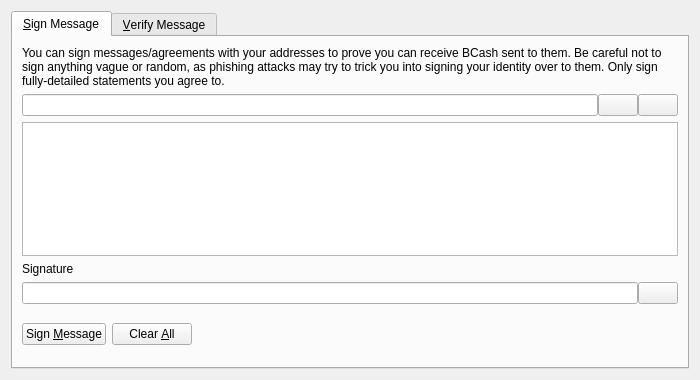
<?xml version="1.0" encoding="UTF-8"?>
<ui version="4.0">
 <class>SignVerifyMessageDialog</class>
 <widget class="QDialog" name="SignVerifyMessageDialog">
  <property name="geometry">
   <rect>
    <x>0</x>
    <y>0</y>
    <width>700</width>
    <height>380</height>
   </rect>
  </property>
  <property name="windowTitle">
   <string>Signatures - Sign / Verify a Message</string>
  </property>
  <property name="modal">
   <bool>true</bool>
  </property>
  <layout class="QVBoxLayout" name="verticalLayout">
   <item>
    <widget class="QTabWidget" name="tabWidget">
     <property name="currentIndex">
      <number>0</number>
     </property>
     <widget class="QWidget" name="tabSignMessage">
      <attribute name="title">
       <string>&amp;Sign Message</string>
      </attribute>
      <layout class="QVBoxLayout" name="verticalLayout_SM">
       <item>
        <widget class="QLabel" name="infoLabel_SM">
         <property name="text">
          <string>You can sign messages/agreements with your addresses to prove you can receive BCash sent to them. Be careful not to sign anything vague or random, as phishing attacks may try to trick you into signing your identity over to them. Only sign fully-detailed statements you agree to.</string>
         </property>
         <property name="textFormat">
          <enum>Qt::PlainText</enum>
         </property>
         <property name="wordWrap">
          <bool>true</bool>
         </property>
        </widget>
       </item>
       <item>
        <layout class="QHBoxLayout" name="horizontalLayout_1_SM">
         <property name="spacing">
          <number>0</number>
         </property>
         <item>
          <widget class="QValidatedLineEdit" name="addressIn_SM">
           <property name="toolTip">
            <string>The BCash address to sign the message with</string>
           </property>
          </widget>
         </item>
         <item>
          <widget class="QPushButton" name="addressBookButton_SM">
           <property name="toolTip">
            <string>Choose previously used address</string>
           </property>
           <property name="text">
            <string/>
           </property>
           <property name="shortcut">
            <string>Alt+A</string>
           </property>
           <property name="autoDefault">
            <bool>false</bool>
           </property>
          </widget>
         </item>
         <item>
          <widget class="QPushButton" name="pasteButton_SM">
           <property name="toolTip">
            <string>Paste address from clipboard</string>
           </property>
           <property name="text">
            <string/>
           </property>
           <property name="shortcut">
            <string>Alt+P</string>
           </property>
           <property name="autoDefault">
            <bool>false</bool>
           </property>
          </widget>
         </item>
        </layout>
       </item>
       <item>
        <widget class="QPlainTextEdit" name="messageIn_SM">
         <property name="toolTip">
          <string>Enter the message you want to sign here</string>
         </property>
        </widget>
       </item>
       <item>
        <widget class="QLabel" name="signatureLabel_SM">
         <property name="text">
          <string>Signature</string>
         </property>
         <property name="textFormat">
          <enum>Qt::PlainText</enum>
         </property>
        </widget>
       </item>
       <item>
        <layout class="QHBoxLayout" name="horizontalLayout_2_SM">
         <property name="spacing">
          <number>0</number>
         </property>
         <item>
          <widget class="QLineEdit" name="signatureOut_SM">
           <property name="font">
            <font>
             <italic>true</italic>
            </font>
           </property>
           <property name="readOnly">
            <bool>true</bool>
           </property>
          </widget>
         </item>
         <item>
          <widget class="QPushButton" name="copySignatureButton_SM">
           <property name="toolTip">
            <string>Copy the current signature to the system clipboard</string>
           </property>
           <property name="text">
            <string/>
           </property>
           <property name="autoDefault">
            <bool>false</bool>
           </property>
          </widget>
         </item>
        </layout>
       </item>
       <item>
        <layout class="QHBoxLayout" name="horizontalLayout_3_SM">
         <item>
          <widget class="QPushButton" name="signMessageButton_SM">
           <property name="toolTip">
            <string>Sign the message to prove you own this BCash address</string>
           </property>
           <property name="text">
            <string>Sign &amp;Message</string>
           </property>
           <property name="autoDefault">
            <bool>false</bool>
           </property>
          </widget>
         </item>
         <item>
          <widget class="QPushButton" name="clearButton_SM">
           <property name="toolTip">
            <string>Reset all sign message fields</string>
           </property>
           <property name="text">
            <string>Clear &amp;All</string>
           </property>
           <property name="autoDefault">
            <bool>false</bool>
           </property>
          </widget>
         </item>
         <item>
          <spacer name="horizontalSpacer_1_SM">
           <property name="orientation">
            <enum>Qt::Horizontal</enum>
           </property>
           <property name="sizeHint" stdset="0">
            <size>
             <width>40</width>
             <height>48</height>
            </size>
           </property>
          </spacer>
         </item>
         <item>
          <widget class="QLabel" name="statusLabel_SM">
           <property name="font">
            <font>
             <weight>75</weight>
             <bold>true</bold>
            </font>
           </property>
           <property name="text">
            <string/>
           </property>
           <property name="wordWrap">
            <bool>true</bool>
           </property>
          </widget>
         </item>
         <item>
          <spacer name="horizontalSpacer_2_SM">
           <property name="orientation">
            <enum>Qt::Horizontal</enum>
           </property>
           <property name="sizeHint" stdset="0">
            <size>
             <width>40</width>
             <height>48</height>
            </size>
           </property>
          </spacer>
         </item>
        </layout>
       </item>
      </layout>
     </widget>
     <widget class="QWidget" name="tabVerifyMessage">
      <attribute name="title">
       <string>&amp;Verify Message</string>
      </attribute>
      <layout class="QVBoxLayout" name="verticalLayout_VM">
       <item>
        <widget class="QLabel" name="infoLabel_VM">
         <property name="text">
          <string>Enter the receiver's address, message (ensure you copy line breaks, spaces, tabs, etc. exactly) and signature below to verify the message. Be careful not to read more into the signature than what is in the signed message itself, to avoid being tricked by a man-in-the-middle attack. Note that this only proves the signing party receives with the address, it cannot prove sendership of any transaction!</string>
         </property>
         <property name="textFormat">
          <enum>Qt::PlainText</enum>
         </property>
         <property name="alignment">
          <set>Qt::AlignLeading|Qt::AlignLeft|Qt::AlignTop</set>
         </property>
         <property name="wordWrap">
          <bool>true</bool>
         </property>
        </widget>
       </item>
       <item>
        <layout class="QHBoxLayout" name="horizontalLayout_1_VM">
         <property name="spacing">
          <number>0</number>
         </property>
         <item>
          <widget class="QValidatedLineEdit" name="addressIn_VM">
           <property name="toolTip">
            <string>The BCash address the message was signed with</string>
           </property>
          </widget>
         </item>
         <item>
          <widget class="QPushButton" name="addressBookButton_VM">
           <property name="toolTip">
            <string>Choose previously used address</string>
           </property>
           <property name="text">
            <string/>
           </property>
           <property name="shortcut">
            <string>Alt+A</string>
           </property>
           <property name="autoDefault">
            <bool>false</bool>
           </property>
          </widget>
         </item>
        </layout>
       </item>
       <item>
        <widget class="QPlainTextEdit" name="messageIn_VM"/>
       </item>
       <item>
        <widget class="QValidatedLineEdit" name="signatureIn_VM"/>
       </item>
       <item>
        <layout class="QHBoxLayout" name="horizontalLayout_2_VM">
         <item>
          <widget class="QPushButton" name="verifyMessageButton_VM">
           <property name="toolTip">
            <string>Verify the message to ensure it was signed with the specified BCash address</string>
           </property>
           <property name="text">
            <string>Verify &amp;Message</string>
           </property>
           <property name="autoDefault">
            <bool>false</bool>
           </property>
          </widget>
         </item>
         <item>
          <widget class="QPushButton" name="clearButton_VM">
           <property name="toolTip">
            <string>Reset all verify message fields</string>
           </property>
           <property name="text">
            <string>Clear &amp;All</string>
           </property>
           <property name="autoDefault">
            <bool>false</bool>
           </property>
          </widget>
         </item>
         <item>
          <spacer name="horizontalSpacer_1_VM">
           <property name="orientation">
            <enum>Qt::Horizontal</enum>
           </property>
           <property name="sizeHint" stdset="0">
            <size>
             <width>40</width>
             <height>48</height>
            </size>
           </property>
          </spacer>
         </item>
         <item>
          <widget class="QLabel" name="statusLabel_VM">
           <property name="font">
            <font>
             <weight>75</weight>
             <bold>true</bold>
            </font>
           </property>
           <property name="text">
            <string/>
           </property>
           <property name="wordWrap">
            <bool>true</bool>
           </property>
          </widget>
         </item>
         <item>
          <spacer name="horizontalSpacer_2_VM">
           <property name="orientation">
            <enum>Qt::Horizontal</enum>
           </property>
           <property name="sizeHint" stdset="0">
            <size>
             <width>40</width>
             <height>48</height>
            </size>
           </property>
          </spacer>
         </item>
        </layout>
       </item>
      </layout>
     </widget>
    </widget>
   </item>
  </layout>
 </widget>
 <customwidgets>
  <customwidget>
   <class>QValidatedLineEdit</class>
   <extends>QLineEdit</extends>
   <header>qvalidatedlineedit.h</header>
  </customwidget>
 </customwidgets>
 <resources>
  <include location="../bcash.qrc"/>
 </resources>
 <connections/>
</ui>
